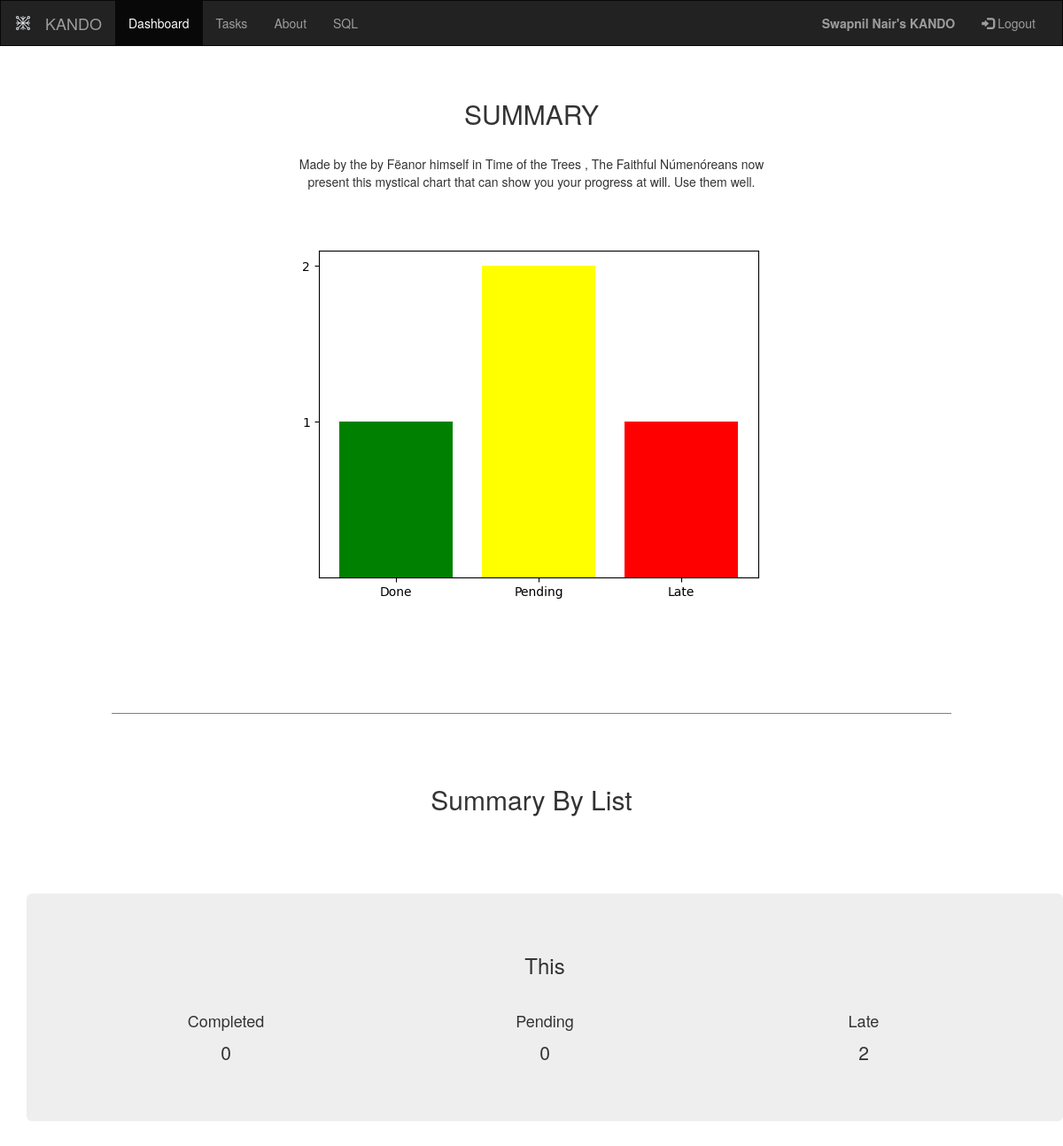
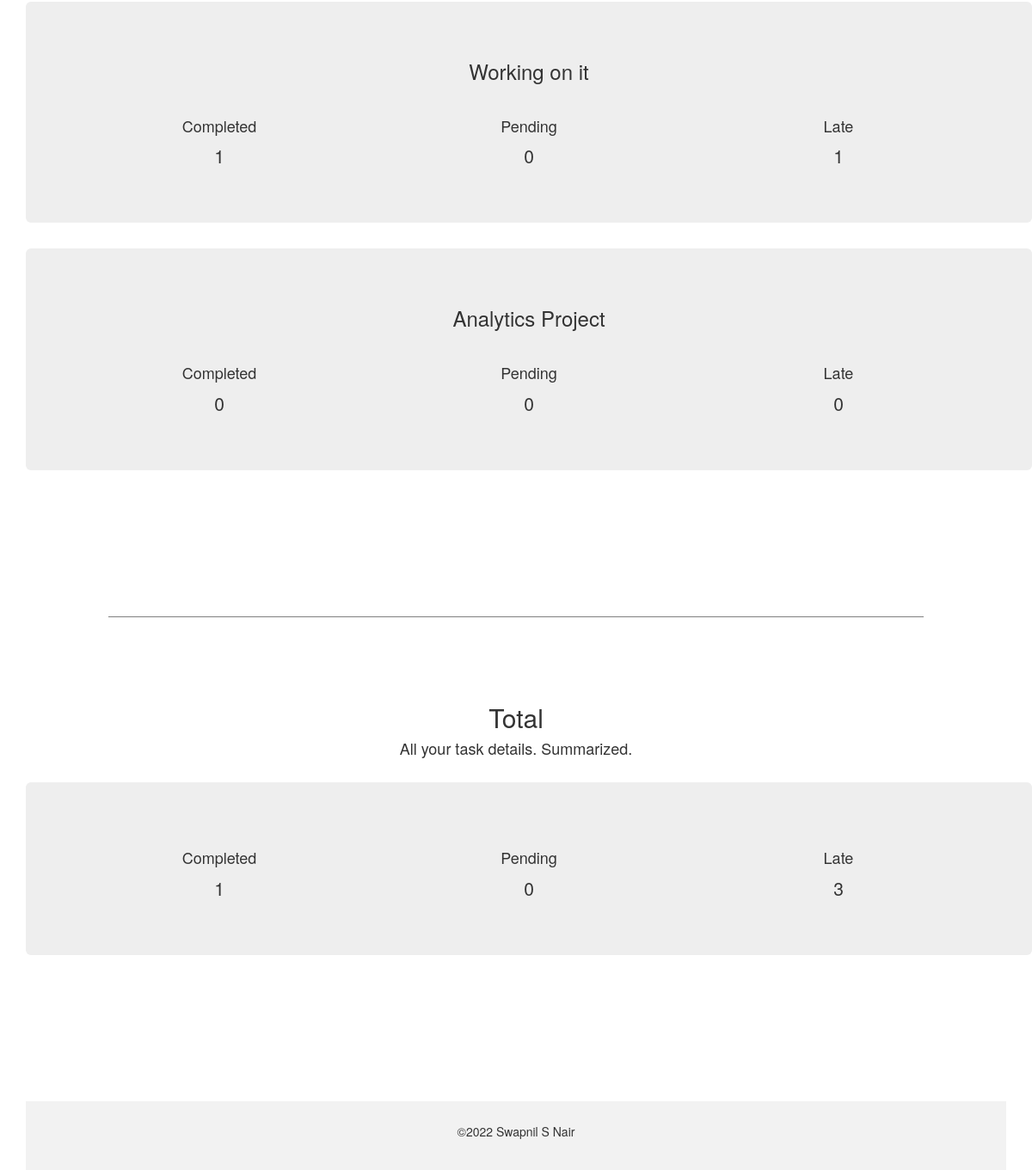
The page /home (signed in) on the database its author committed (2 pictures, top to bottom).
### application/models.py (models this page shows, shortened)
class User(db.Model,UserMixin):
    __tablename__ = 'users'
    id = db.Column(db.Integer(), primary_key=True)
    email = db.Column(db.String(255), unique=True)
    username = db.Column(db.String(255), unique=True, index=True)
    password = db.Column(db.String(80))
    active = db.Column(db.Boolean())

class Phase(db.Model):
    __tablename__ = 'phase'
    phaseid = db.Column(db.Integer(),primary_key=True,unique=True,autoincrement=True)
    phase_name = db.Column(db.String(255),unique=True)
    pending = db.Column(db.Integer())
    done = db.Column(db.Integer())
    late = db.Column(db.Integer())

### application/controllers.py (the view)
@app.route('/home',methods=["GET"])
@login_required
def homepage():
    if request.method == 'GET':
        tasks = Phase.query.all()
        cards = Card.query.all()
        done_all=0
        pending_all = 0
        late_all = 0
        values = {}
        now = str(datetime.datetime.now()).split(' ')[0]
        data = []
        for x in tasks:
            k = Card.query.filter_by(phase_name= x.phase_name)
            done=0
            pending = 0
            late = 0
            for y in k:
                if y.status == 1:
                    done +=1
                elif (now > y.deadline):
                    late +=1
                else:
                    pending+=1
            done_all += done
            late_all +=late
            pending_all += pending
            values[x.phase_name] = (done,pending,late)
            print(values)
            data = [done_all,pending_all,late_all]
            labels = ['Done','Pending','Late']
            c = ['green','yellow','red']
            plt.yticks(range(min(data), max(data)+1, 1))
            plt.bar(labels,data, color=c)
            plt.savefig('static/img.png')
    return render_template("Home.html",user=current_user.username,values = values,total = data)

### templates/Home.html (shortened to what this page needs)
<!DOCTYPE html>
<html lang="en">
<head>
  <link rel="stylesheet" href="https://maxcdn.bootstrapcdn.com/bootstrap/3.4.1/css/bootstrap.min.css">
</head>
<body>
<nav class="navbar navbar-inverse">
  <div class="container-fluid">
      <div class="navbar-header">
      <a class="navbar-brand" href=""><img src = "/static/Logo1.svg" alt="logo" height="100%"/></a>
      <a class="navbar-brand" href="/home">KANDO</a>
      </div>
     <div class="collapse navbar-collapse" id="myNavbar">
      <ul class="nav navbar-nav">
        <li class="active"><a href="/home">Dashboard</a></li>
        <li><a href="/tasks">Tasks</a></li>
        <li><a href="/about">About</a></li>
        <li><a  href="/sql">SQL</a></li>
      </ul>
      <ul class="nav navbar-nav navbar-right">
        <li><a><b>{{user}}'s KANDO </b></a></li>
        <li><a href="/logout"><span class="glyphicon glyphicon-log-in"></span> Logout</a></li>
      </ul>
    </div>
  </div>
</nav>
<br/>
<div class="container-fluid bg-3 text-center">
  <br>
  <h2>SUMMARY</h2>
  <br>
  <div class="row ">
    {% if values|length == 0 %}
    <h3>Board is empty</h3>
    {% else %}
    <div class="col-sm-3 "></div>
    <div class="col-sm-6">
      <p>Made by the by Fëanor himself in Time of the Trees , The Faithful Númenóreans now present this mystical chart that can show you your progress at will.
      Use them well.
      </p>
    </div>
    <img src="/static/img.png"/>
    {% endif %}
  </div>
<br><br><br><br/>
  <hr style='height:1px;border-width:0;background-color:grey;width:81%'>
  <br/><br/>
  <div class="container-fluid bg-3 text-center">
    <h2>Summary By List</h2>
    <br/> <br/> <br/> <br/>
    {% if values|length == 0 %}
    <h3>No lists</h3>
    {% else %}
    {% for key, value in values.items() %}
      <div class="jumbotron container">
        <h3>{{key}} </h3>
        <br/>
        <div class="row">
          <div class="col-sm-4">
            <div class="card">
              <div class="card-body">
                <h4 class="card-title">Completed</h4>
                <p class="card-text" ;style="color">{{value[0]}}</p>
              </div>
            </div>
          </div>
          <div class="col-sm-4">
            <div class="card">
              <div class="card-body">
                <h4 class="card-title">Pending</h4>
                <p class="card-text">{{value[1]}}</p>
              </div>
            </div>
          </div>
        <div class="col-sm-4">
          <div class="card">
            <div class="card-body">
              <h4 class="card-title">Late</h4>
              <p class="card-text">{{value[2]}}</p>
            </div>
          </div>
        </div>
      </div>
      </div>
    {% endfor %}
    {% endif %}
  </div>
  <br><br/><br/><br/><br/><br/>
  <hr style="height:1px;border-width:0;background-color:grey;width:81%"/>
  <br/><br/><br/>
  <div class="container-fluid bg-3 text-center">
    <h2>Total</h2>
    <h4>All your task details. Summarized.</h4>
    <br/>
    {% if values|length == 0 %}
    <br/><br/>
    <h3>
      Board is empty
    </h3>
    {% else %}
      <div class="jumbotron container ">
        <div class="row">
          <div class="col-sm-4">
            <div class="card">
              <div class="card-body">
                <h4 class="card-title">Completed</h4>
                <p class="card-text" ;style="color">{{total[0]}}</p>
              </div>
            </div>
          </div>
          <div class="col-sm-4">
            <div class="card">
              <div class="card-body">
                <h4 class="card-title">Pending</h4>
                <p class="card-text">{{total[1]}}</p>
              </div>
            </div>
          </div>
        <div class="col-sm-4">
          <div class="card">
            <div class="card-body">
              <h4 class="card-title">Late</h4>
              <p class="card-text">{{total[2]}}</p>
            </div>
          </div>
        </div>
      </div>
  </div>
  {% endif %}
  <br><br/><br/><br/><br/><br/><br/>
<footer class="container-fluid text-center">
    <p>&copy;2022 Swapnil S Nair</p>
</footer>
</body>
</html>

### templates/Home.html (style rules this page uses)
.navbar { margin-bottom: 0; border-radius: 0; }
footer { background-color: #f2f2f2; padding: 25px; }
a { position: relative; }
a::before { content: ''; position: absolute; width: 100%; height: 1px; border-radius: 1px; background-color:rgb(79, 74, 74); bottom: 0; left: 0; transform-origin: right; transform: scaleX(0); transition: transform .3s ease-in-out; }

### rows shown on the page
User: username "Swapnil Nair"
Phase: phase_name "This", value "0", value "2"
Phase: phase_name "Working on it", pending "1", value "0"
Phase: phase_name "Analytics Project", value "0"

### other values the page prints
{{ total[0] }} "1"
{{ total[1] }} "0"
{{ total[2] }} "3"
